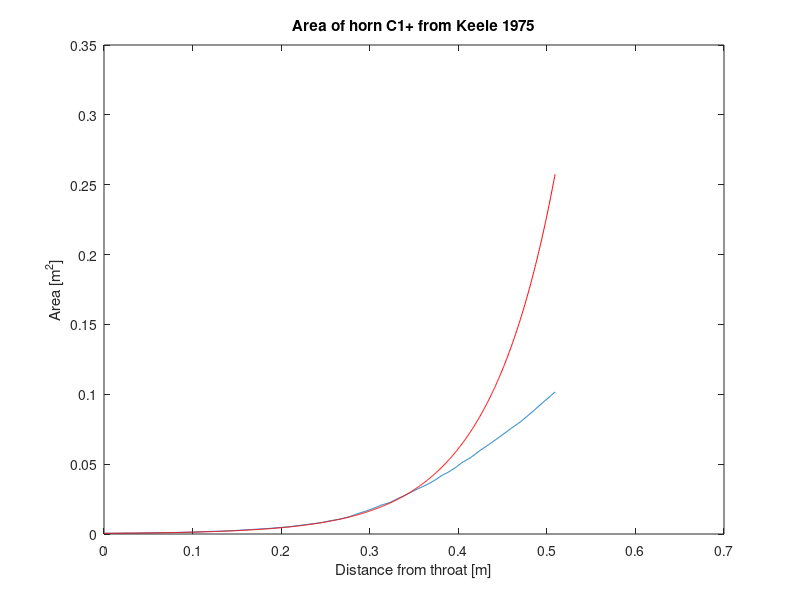
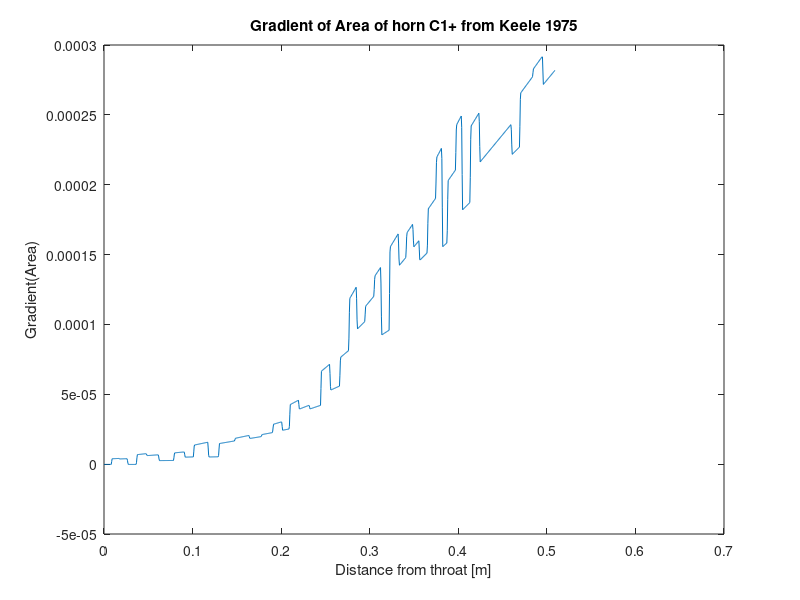

MATLAB code to generate these figures, in order:
h = [...
0 17.111;...
4.162 15.443;...
6.986 13.615;...
11.14 11.953;...
17.45 13.615;...
23.218 16.57;...
46.445 31.38;...
74.028	46.222;...
100.443 61.885;...
127.132 78.039;...
144.69 88.574;...
180.041 109.645;...
203.199 122.555;...
235.689 142.98;...
263.197 157.645;...
294.432 176.365;...
324.578 193.276;...
344.062 210.187;...
369.06	232.612;...
383.398 253.566;...
395.162 277.094;...
401.947 293.326;...
408.7 310.992;...
413.342 323.567;...
417.713 341.582;...
420.111 355.034;...
423.94	367.184;...
428.798 413.914]

v = [...
0	16.272;...
4.939	18.937;...
9.409	20.786;...
14.496	19.245;...
20.509	16.316;...
27.025	14.466;...
34.537	11.537;...
41.782	10.766;...
48.411	9.092;...
54.05	9.801;...
64.177	9.023;...
76.581	9.287;...
88.985	10.607;...
103.765	12.19;...
128.837	12.454;...
146.255	13.246;...
165.521	15.885;...
183.467	17.469;...
204.346	22.072;...
230.359	27.393;...
245.435	33.157;...
265.428	40.458;...
317.031	60.608;...
370.602	80.916;...
411.885	95.168;...
435.476	104.506;...
453.169	110.896;...
469.368	121.217;...
489.248	138.28;...
515.892	161.371;...
538.983	180.91;...
554.968	192.455;...
570.51	205.777]

C1_plus =[0.002905326431791533 0.5028518951410881;...
0.3408916346635493 0.5012890298881274;...
0.6790716313240939 0.5332496243112352;...
1.0510502588078143 0.5650539322090502;...
1.4566338286859244 0.5631784939054931;...
1.896403406244782 0.6281936884287838;...
2.4375688762731675 0.6927400233761887;...
3.1137351811654694 0.7231377525463358;...
3.587303389547504 0.7879966605443265;...
3.9930806478543994 0.8196446819168486;...
4.636029387209884 0.9507690766405013;...
5.1094039071631325 0.982104524962427;...
5.819949908164968 1.1129163466354974;...
6.462898647520456 1.2440407413591572;...
7.004257805977625 1.3421105359826306;...
7.511818333611622 1.440336617131404;...
7.917982968776091 1.5390315578560632;...
8.256356653865419 1.6045156119552502;...
8.662714977458675 1.736734012355985;...
9.13667056269828 1.8686398397061268;...
9.644424778761064 2.0003893805309723;...
10.050976790783103 2.166131240607779;...
10.491133745199534 2.298193354483214;...
10.897685757221574 2.463935214560024;...
11.236834196026049 2.6635131073634994;...
11.609587577224913 2.8294112539656027;...
12.016333277675741 3.0286765737184815;...
12.321489397228254 3.1948872933711776;...
12.69404908999833 3.3272619802972088;...
13.100988478877941 3.5600507597261597;...
13.439943229253632 3.726105192853563;...
13.745099348806143 3.892315912506259;...
14.016263149106695 4.025159459008181;...
14.389016530305561 4.191057605610283;...
14.761963599933214 4.39047921188846;...
15.03332108866255 4.556846218066452;...
15.270492569711134 4.656322591417599;...
15.643439639338787 4.855744197695772;...
15.914797128068127 5.0221112038737665;...
16.28755050926699 5.18800935047587;...
16.694489898146603 5.420798129904824;...
17.03344464852229 5.586852563032226;...
17.372399398897983 5.7529069961596235;...
17.711354149273667 5.918961429287023;...
18.118099849724498 6.118226749039906;...
18.49085323092336 6.284124895642009;...
19.067173150776423 6.5831791617966235;...
19.50791117047921 6.815811654700283;...
20.050238771080316 7.081498747704121];



%Exp conical transition at 279.4 mm

zq = [0:max(C1_plus(:,1))/1000:max(C1_plus(:,1))] %points to interpolate at
zq_m = zq*0.0254; %meters version
C1_plusI = interp1(C1_plus(:,1),  C1_plus(:,2), zq,  'extrap');

%Underlying hyperbolic throat expansion
A0 = pi*(0.49*0.0254).^2; %Initial Throat area
t = 0.6; %Hyperbolic throat t value
fc = 360; %Hyperbolic cutoff frequency
x0 = 343/(2*pi*fc);
At = A0*(cosh(zq_m/x0)+t*sinh(zq_m/x0)).^2; %Throat section area
%Need to add in conical expansion and join

%We use the circular horn example as its easier to see
C1_a = pi*(0.0254.*C1_plusI).^2; %Area [m]
figure(1)
plot(zq_m, C1_a)
hold;
plot(zq_m, At, 'r');
title('Area of horn C1+ from Keele 1975');
xlabel('Distance from throat [m]');
ylabel('Area [m^2]');
hold off; 
 
figure(2)
plot(zq_m, gradient(C1_a))
title('Gradient of Area of horn C1+ from Keele 1975');
xlabel('Distance from throat [m]');
ylabel('Gradient(Area)');
